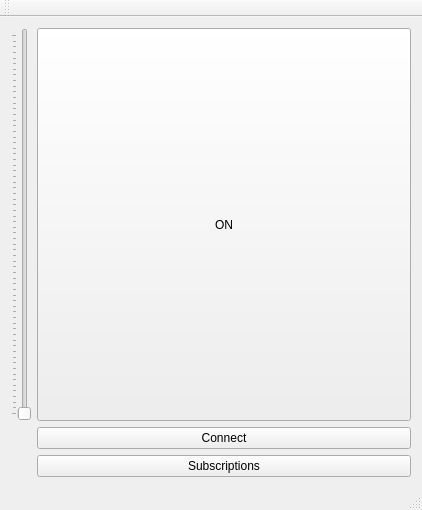
<?xml version="1.0" encoding="UTF-8"?>
<ui version="4.0">
 <class>MainWindow</class>
 <widget class="QMainWindow" name="MainWindow">
  <property name="geometry">
   <rect>
    <x>0</x>
    <y>0</y>
    <width>422</width>
    <height>510</height>
   </rect>
  </property>
  <property name="windowTitle">
   <string>MainWindow</string>
  </property>
  <widget class="QWidget" name="centralWidget">
   <layout class="QGridLayout" name="gridLayout">
    <item row="1" column="0">
     <widget class="QSlider" name="Slider">
      <property name="minimum">
       <number>33</number>
      </property>
      <property name="maximum">
       <number>100</number>
      </property>
      <property name="pageStep">
       <number>1</number>
      </property>
      <property name="orientation">
       <enum>Qt::Vertical</enum>
      </property>
      <property name="tickPosition">
       <enum>QSlider::TicksAbove</enum>
      </property>
     </widget>
    </item>
    <item row="1" column="1">
     <widget class="QPushButton" name="pushButton">
      <property name="sizePolicy">
       <sizepolicy hsizetype="Minimum" vsizetype="Minimum">
        <horstretch>0</horstretch>
        <verstretch>0</verstretch>
       </sizepolicy>
      </property>
      <property name="text">
       <string>ON</string>
      </property>
     </widget>
    </item>
    <item row="2" column="1">
     <widget class="QPushButton" name="connectButton">
      <property name="text">
       <string>Connect</string>
      </property>
     </widget>
    </item>
    <item row="3" column="1">
     <widget class="QPushButton" name="subscriptionsButton">
      <property name="text">
       <string>Subscriptions</string>
      </property>
     </widget>
    </item>
   </layout>
  </widget>
  <widget class="QMenuBar" name="menuBar">
   <property name="geometry">
    <rect>
     <x>0</x>
     <y>0</y>
     <width>422</width>
     <height>23</height>
    </rect>
   </property>
  </widget>
  <widget class="QToolBar" name="mainToolBar">
   <attribute name="toolBarArea">
    <enum>TopToolBarArea</enum>
   </attribute>
   <attribute name="toolBarBreak">
    <bool>false</bool>
   </attribute>
  </widget>
  <widget class="QStatusBar" name="statusBar"/>
 </widget>
 <layoutdefault spacing="6" margin="11"/>
 <resources/>
 <connections/>
</ui>
